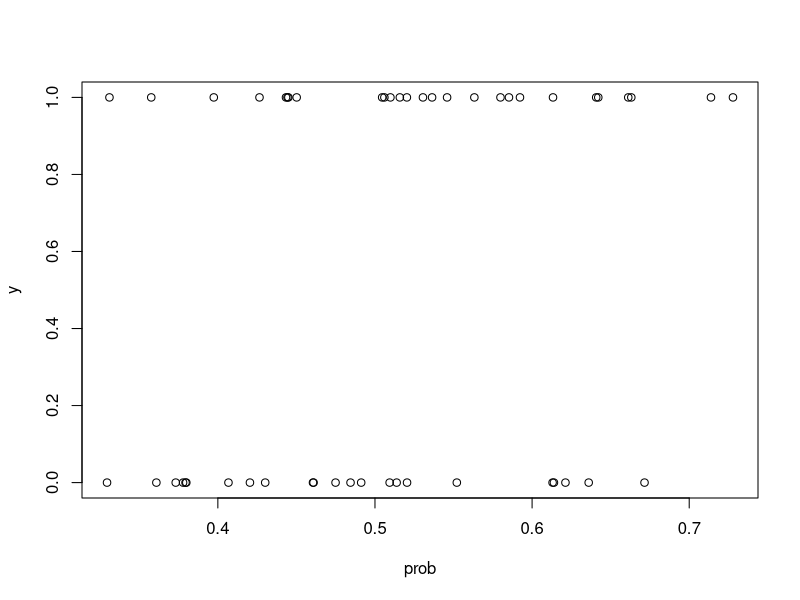
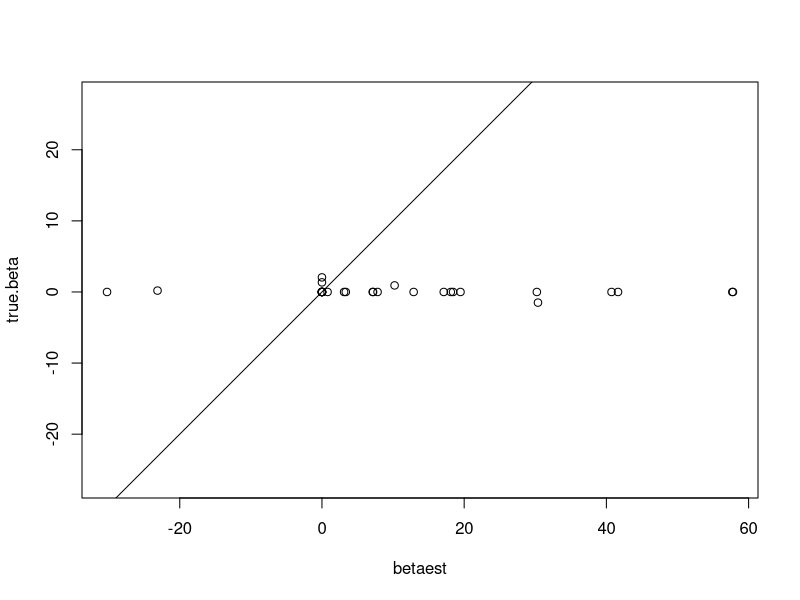
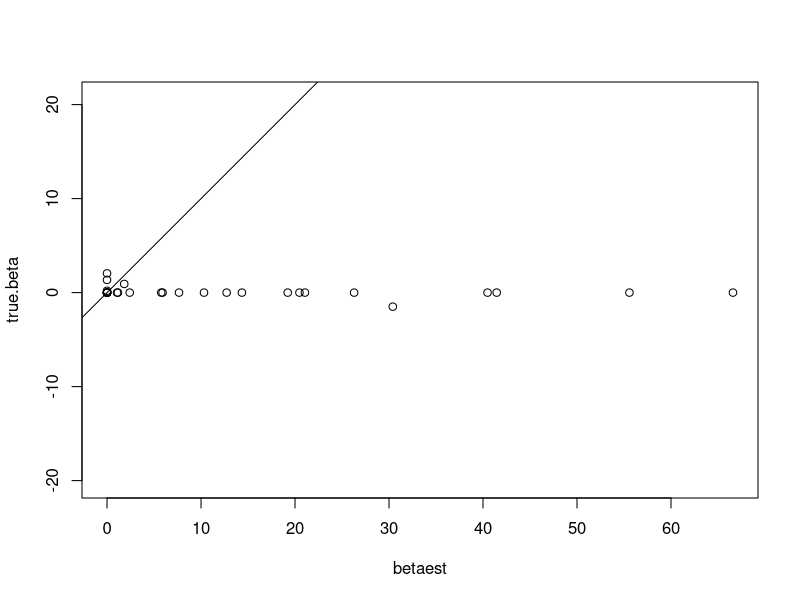
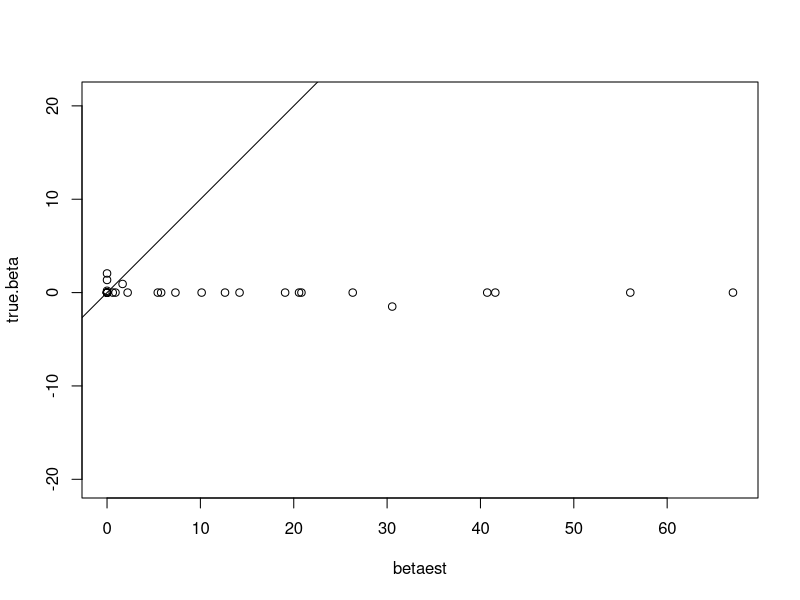
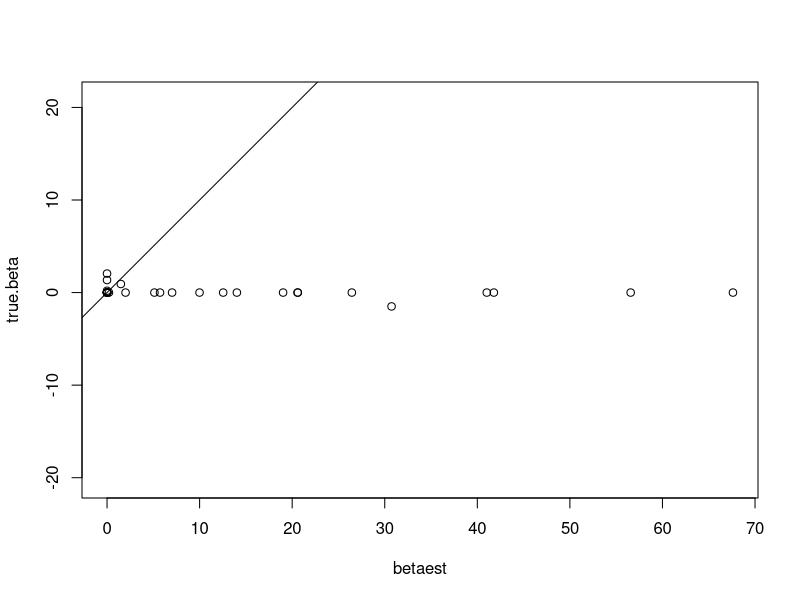
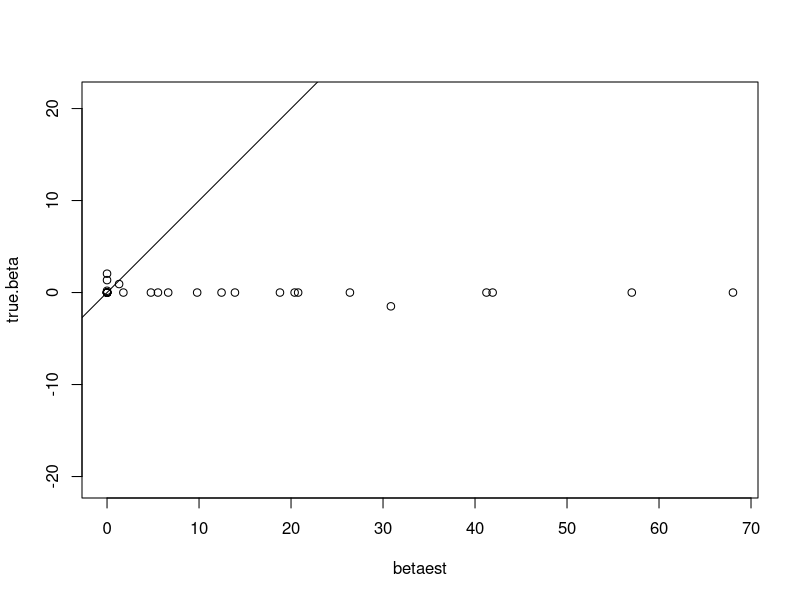
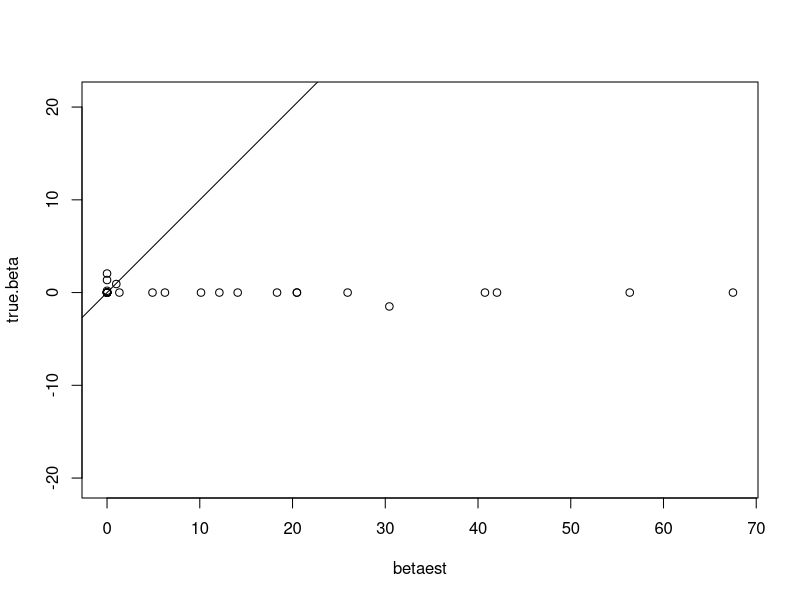
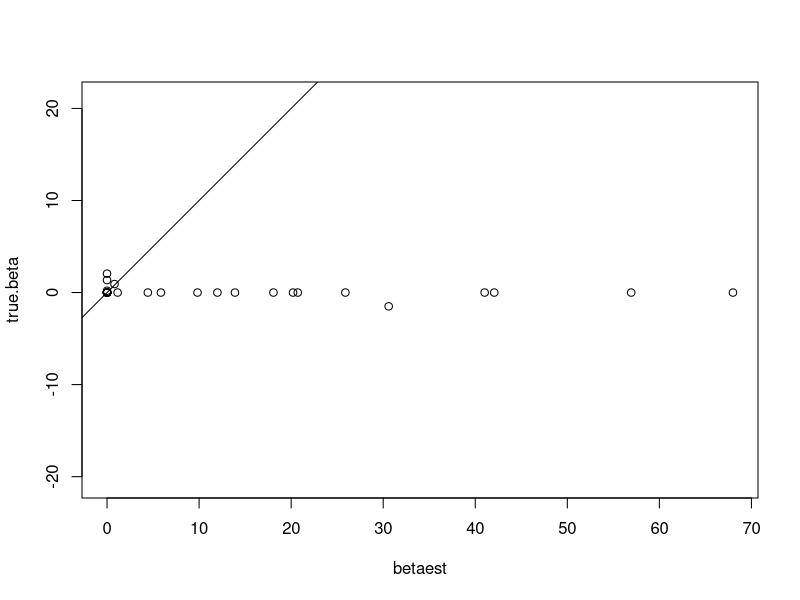

These charts were generated, in order, by the following R code:
set.seed(12345)
n <- 50
p <- 30
notsparse <- 5

grad.obj <- function(y,X,true.beta,lambda){
    temp = exp(X%*%true.beta)
    slope = rep(0,p)
    grad = (t(X)%*%(y-(temp)/(1+temp)))
    slope[true.beta>lambda] = grad[true.beta>lambda] + lambda
    slope[true.beta<(-lambda)] = grad[true.beta<(-lambda)] - lambda
    return(slope)
}

obj.fun <- function(y,X,true.beta,lambda){
  #true.beta = beta.new
  temp = exp(X%*%true.beta)
  temp <- temp/(1+temp)
  term1 = exp(X%*%true.beta)
  term2 = exp(X%*%true.beta)
  term1[] = 0
  term2[] = 0
  term1[which(temp!=0)] = y[which(temp!=0)]*log(temp[which(temp!=0)])
  term2[which(temp!=1)] = (1-y[which(temp!=1)])*log(1-temp[which(temp!=1)])
  return(sum(term1+term2)+sum(lambda*abs(true.beta)))
}


dataMat <- matrix(runif(n*p,min=-1,max=1),n,p)
A <- svd(dataMat)
U <- A$u
V <- A$v
d <- A$d


############################
### Condition number = 1####
############################


true.beta <- rnorm(notsparse,0,2)
true.beta <- rbind(matrix(true.beta,nrow = notsparse,ncol = 1),matrix(0,nrow = p-notsparse,ncol = 1))

X <- U%*%t(V)
prob <- exp(X%*%true.beta)/(1+exp(X%*%true.beta))
y <- rbinom(n,1,prob)
plot(prob,y)

k = 20
sparsenessmat = matrix(0,nrow=k,ncol=1)
objfuncmat = matrix(0,nrow=k,ncol=1)
for (count in 1:k){
lambda <- 0.01*count
### Armijo's Method
s <- .1
sigma <- .9
gamma <- .5
beta.old <- rep(c(1),p)
beta.old <- (1/sqrt(t(beta.old)%*%beta.old))*beta.old
delta <- 10^(-5)
maxIter <- 1000
iter <- 1
eps <- 1
betamat = beta.old
while(iter<(maxIter+1)&&eps>delta){
  check <- 0
  t <- 1
  while(check==0){
    (grad.f <- grad.obj(y,X,beta.old,lambda))
    (beta.new <- beta.old - s*(gamma^t)*grad.f)
    (a <- obj.fun(y,X,beta.old,lambda)-obj.fun(y,X,beta.new,lambda))
    (b <- sigma*s*(gamma^t)*t(grad.f)%*%grad.f)
    if(a >= b){
      check <- 1
    }
    else{t <- t+1}
  }
  eps <- abs(obj.fun(y,X,beta.new,lambda)-obj.fun(y,X,beta.old,lambda))
  beta.new[which(abs(beta.new)<lambda)]=0
  beta.old <- beta.new
  betamat = cbind(betamat,beta.old)
  print(c(obj.fun(y,X,beta.old,lambda),eps))
  iter <- iter+1
}

betaest = betamat[,1]
for (i in 2:iter){
    if(obj.fun(y,X,betamat[,i],lambda)<obj.fun(y,X,betaest,lambda)){
        betaest = betamat[,i]}}

iter
sqrt(t(true.beta-betaest)%*%(true.beta-betaest))
plot(betaest,true.beta,asp=1)
abline(0,1)
sum(abs(betaest)>delta)
sparsenessmat[count,1] = sum(abs(betaest)<10^(-3))
objfuncmat[count,1] = obj.fun(y,X,betaest,lambda)
}

plot(0.2*(1:k),sparsenessmat)
plot(0.2*(1:k),objfuncmat)
